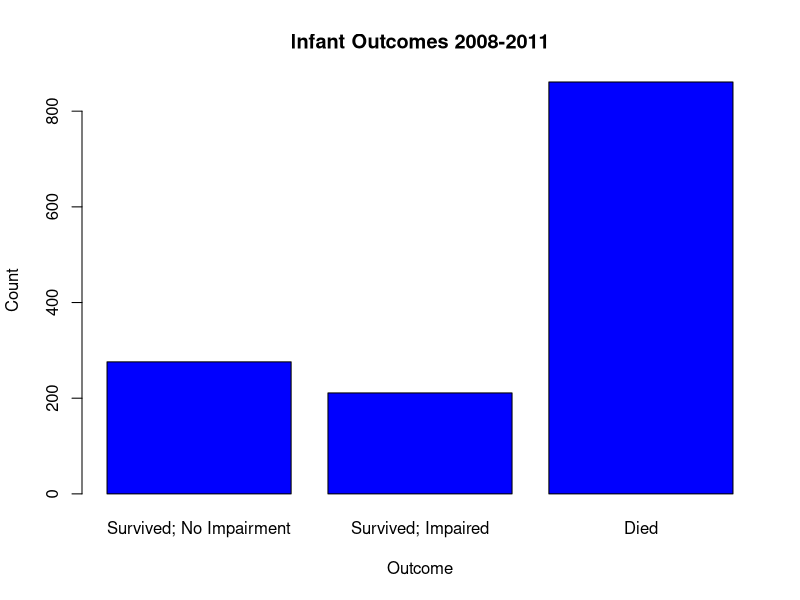
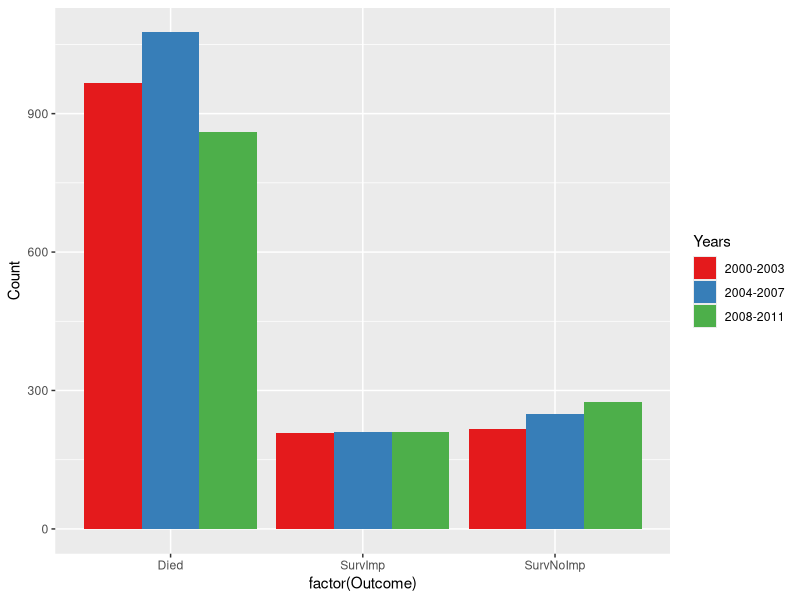

R code for these plots, in order:
## ---- chunk 1
knitr::opts_chunk$set(echo = TRUE)
## ---- chunk 2
out20082011=c(276,211,861)
barplot(out20082011,names.arg=c('Survived; No Impairment','Survived; Impaired','Died'),xlab='Outcome',ylab='Count',main='Infant Outcomes 2008-2011',col='blue')
## ---- chunk 3

library(ggplot2)
Neonate <- read.table(
  header=TRUE, text='Years       Outcome Count
1   2000-2003       SurvNoImp      217
2   2000-2003      SurvImp      207
3  2000-2003 Died      967
4   2004-2007 SurvNoImp      250
5   2004-2007     SurvImp       209
6  2004-2007     Died       1076
7   2008-2011      SurvNoImp      276
8  2008-2011       SurvImp     211
9  2008-2011    Died   861 ')

ggplot(Neonate, aes(factor(Outcome), Count, fill = Years)) + 
  geom_bar(stat="identity", position = "dodge") + 
  scale_fill_brewer(palette = "Set1")

